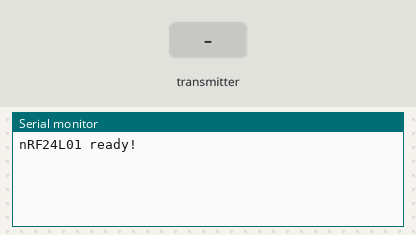
Simulated run of this sketch. Board: Arduino Uno, built with avr-gcc and run on an emulated ATmega328P. Shown: the last lines printed to the serial monitor. The inputs (shaded band) are chosen by the test bench. No radio packets arrive unless stated.

Above: at 1.2 s.
1.3 s: the transmitter starts sending msg.0 = 0
At 1.37 s:
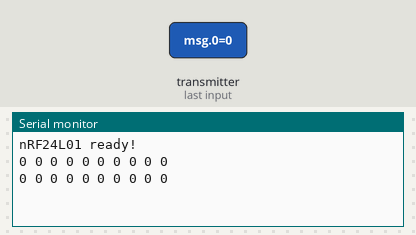
3.2 s: the transmitter starts sending msg.1 = 1
At 3.27 s:
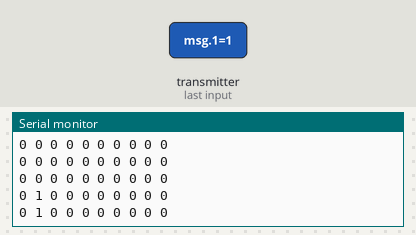
4.7 s: the transmitter starts sending msg.2 = 1
At 4.77 s:
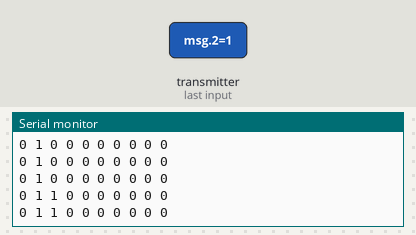
6.2 s: the transmitter starts sending msg.3 = 1
At 6.27 s:
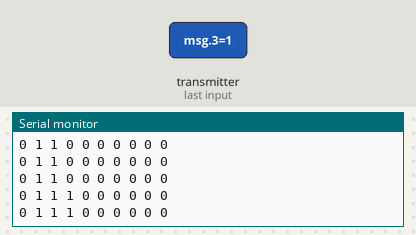
7.7 s: the transmitter starts sending msg.4 = 1
At 7.77 s:
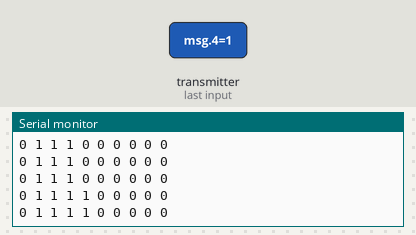
9.2 s: the transmitter starts sending msg.5 = 1
At 9.27 s:
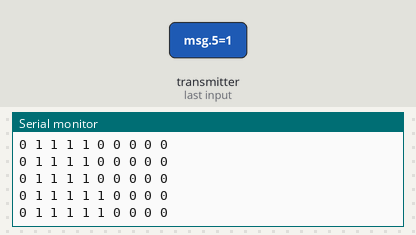

Measured:
- after the input at 1.3 s, the serial monitor: prints a new line at once (image 1)
- after the input at 3.2 s, the serial monitor: prints a new line at once (image 2)
- after the input at 4.7 s, the serial monitor: prints a new line at once (image 3)
- after the input at 6.2 s, the serial monitor: prints a new line at once (image 4)
- after the input at 7.7 s, the serial monitor: prints a new line at once (image 5)
- after the input at 9.2 s, the serial monitor: prints a new line at once (image 6)

The sketch:

NRF24L01_receive_module.ino
```cpp
#include <SPI.h>
#include "RF24.h"

RF24 rf24(7, 8); // CE腳, CSN腳

const byte addr[] = "00001";
const byte pipe = 1;  // 指定通道編號

void setup() {
  Serial.begin(9600);
  rf24.begin();
  rf24.setChannel(83);  // 設定頻道編號
  rf24.setPALevel(RF24_PA_MIN);
  rf24.setDataRate(RF24_2MBPS);
  rf24.openReadingPipe(pipe, addr);  // 開啟通道和位址
  rf24.startListening();  // 開始監聽無線廣播
  Serial.println("nRF24L01 ready!");
}

void loop() {
  if (rf24.available(&pipe)) {
    short msg[10] = {0, 0, 0, 0, 0, 0, 0, 0, 0, 0}; //共20byte  上限32byte
    rf24.read(&msg, sizeof(msg));
    for (auto &i : msg) {
      Serial.print(i);
      Serial.print(' ');
    } Serial.print('\n');
  }
}
```
